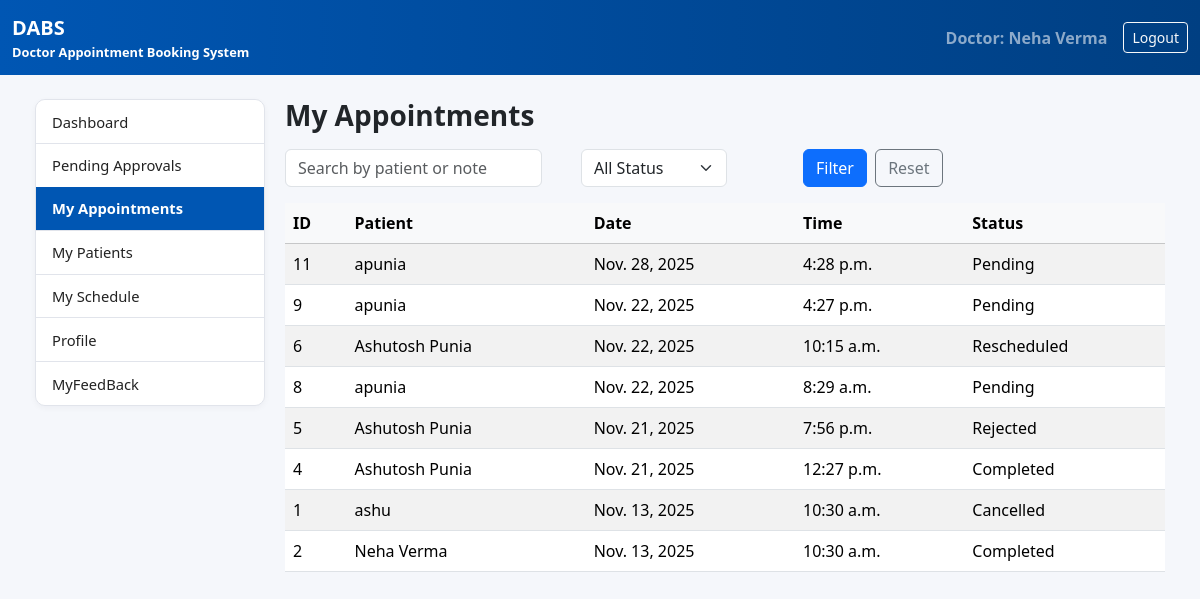
The page /dashboard/doctor/appointments/ (signed in) on the database its author committed.
### booking/models.py (models this page shows, shortened)
class Appointment(models.Model):
    STATUS_CHOICES = [
        ('Pending', 'Pending'),
        ('Approved', 'Approved'),
        ('Rescheduled', 'Rescheduled'),
        ('Cancelled', 'Cancelled'),
        ('Completed', 'Completed'),
        ('Rejected', 'Rejected'),
    ]
    patient = models.ForeignKey(
        User,
        on_delete=models.CASCADE,
        related_name='patient_appointments',
    )
    doctor = models.ForeignKey(
        DoctorProfile,
        on_delete=models.CASCADE,
        related_name='doctor_appointments',
    )
    department = models.CharField(max_length=100)
    hospital = models.CharField(max_length=120)
    date = models.DateField()
    time = models.TimeField()
    symptoms = models.TextField(blank=True)
    status = models.CharField(
        max_length=20,
        choices=STATUS_CHOICES,
        default='Pending',
    )
    created_at = models.DateTimeField(auto_now_add=True)
    updated_at = models.DateTimeField(auto_now=True)

### booking/views.py (the view, shortened to what this page needs)
# urls.py: path('dashboard/doctor/appointments/', views.doctor_appointments, name='doctor_appointments'),
@login_required
def doctor_appointments(request):
    try:
        doctor = DoctorProfile.objects.get(user=request.user)
    except DoctorProfile.DoesNotExist:
        return redirect("patient_dashboard")
    qs = Appointment.objects.filter(doctor=doctor)
    q = request.GET.get("q", "").strip()
    status = request.GET.get("status", "").strip()
    if status:
        qs = qs.filter(status=status)
    appointments = qs.order_by("-date", "-time")  # newest first
    context = {
        "appointments": appointments,
        "q": q,
        "status": status,
    }
    return render(request, "booking/doctor_appointments.html", context)

### booking/templates/booking/doctor_appointments.html (shortened to what this page needs)
{% extends "booking/doctor_base.html" %}
{% block content %}
<h3 class="fw-bold mb-3">My Appointments</h3>
<form class="row g-2 mb-3" method="get">
  <div class="col-md-4">
      <label>
          <input class="form-control" type="text" name="q"
                 placeholder="Search by patient or note" value="{{ q }}">
      </label>
  </div>
  <div class="col-md-3">
      <label>
          <select class="form-select" name="status">
            <option value="">All Status</option>
          </select>
      </label>
  </div>
  <div class="col-md-3">
    <button class="btn btn-primary">Filter</button>
    <a href="." class="btn btn-outline-secondary ms-1">Reset</a>
  </div>
</form>
<div class="table-responsive">
  <table class="table table-striped align-middle">
    <thead class="table-light">
      <tr>
        <th>ID</th>
        <th>Patient</th>
        <th>Date</th>
        <th>Time</th>
        <th>Status</th>
      </tr>
    </thead>
    <tbody>
    {% for appt in appointments %}
      <tr>
        <td>{{ appt.id }}</td>
        <td>{{ appt.patient.get_full_name|default:appt.patient.username }}</td>
        <td>{{ appt.date }}</td>
        <td>{{ appt.time }}</td>
        <td>{{ appt.status }}</td>
      </tr>
    {% empty %}
      <tr>
        <td colspan="5" class="text-muted">No appointments found for the selected filters.</td>
      </tr>
    {% endfor %}
    </tbody>
  </table>
</div>
{% endblock %}

### booking/templates/booking/doctor_base.html (shortened to what this page needs)
{% load static %}
<!DOCTYPE html>
<html lang="en">
<head>
  <link
      href="https://cdn.jsdelivr.net/npm/bootstrap@5.3.3/dist/css/bootstrap.min.css"
      rel="stylesheet"
>
  <link rel="stylesheet" href="{% static 'booking/dashboard.css' %}">
</head>
<body>
<nav class="navbar navbar-expand-lg navbar-dark dabs-topbar">
  <div class="container-fluid">
    <span class="navbar-brand">
      <strong>DABS</strong>
      <small class="d-block" style="font-size: 0.8rem;">
        Doctor Appointment Booking System
      </small>
    </span>
    <span class="navbar-text ms-auto me-3">
      Doctor:
      {{ request.user.get_full_name|default:request.user.username }}
    </span>
    <a href="{% url 'logout' %}" class="btn btn-outline-light btn-sm">
      Logout
    </a>
  </div>
</nav>
<div class="dabs-shell">
  <div class="dabs-dashboard-layout">
    <div class="dashboard-sidebar list-group">
      <a href="/dashboard/doctor/"
         class="list-group-item {% if request.path == '/dashboard/doctor/' %}active{% endif %}">
        Dashboard
      </a>
      <a href="/dashboard/doctor/approvals/"
         class="list-group-item {% if request.path == '/dashboard/doctor/approvals/' %}active{% endif %}">
        Pending Approvals
      </a>
      <a href="/dashboard/doctor/appointments/"
         class="list-group-item {% if request.path == '/dashboard/doctor/appointments/' %}active{% endif %}">
        My Appointments
      </a>
      <a href="/dashboard/doctor/patients/"
         class="list-group-item {% if request.path == '/dashboard/doctor/patients/' %}active{% endif %}">
        My Patients
      </a>
      <a href="/dashboard/doctor/schedule/"
         class="list-group-item {% if request.path == '/dashboard/doctor/schedule/' %}active{% endif %}">
        My Schedule
      </a>
     <a href="{% url 'doctor_profile' %}"
   class="list-group-item {% if request.path == '/dashboard/doctor/profile/' %}active{% endif %}">
  Profile
</a>
<a href="{% url 'feedback_list' %}"
   class="list-group-item {% if request.path == '/dashboard/doctor/feedback/' %}active{% endif %}">
  MyFeedBack
</a>
    </div>
    <main class="dashboard-main">
      {% block content %}{% endblock %}
    </main>
  </div>
</div>
</body>
</html>

### booking/static/booking/dashboard.css (style rules this page uses)
:root { --dabs-blue: #0056b3; --dabs-blue-dark: #003f82; --dabs-bg: #f5f7fb; --dabs-border: #e1e4eb; --dabs-text-main: #222; --dabs-text-muted: #6c757d; --dabs-card-shadow: 0 2px 6px rgba(15, 23, 42, 0.04); }
html, body { height: 100%; }
body { background-color: var(--dabs-bg); display: flex; flex-direction: column; min-height: 100vh; }
.dabs-shell { max-width: 1200px; margin: 0 auto; padding: 1.5rem 1rem 2.5rem; }
.dabs-topbar { background: linear-gradient(90deg, var(--dabs-blue), var(--dabs-blue-dark)); color: #fff; }
.dabs-topbar .navbar-brand, .dabs-topbar .navbar-text { font-weight: 600; }
.dabs-topbar .container, .dabs-topbar .container-fluid { max-width: 1200px; }
.dabs-dashboard-layout { display: flex; align-items: flex-start; gap: 1.25rem; }
.dashboard-sidebar { width: 230px; flex-shrink: 0; background-color: #ffffff; border-radius: 10px; border: 1px solid var(--dabs-border); box-shadow: var(--dabs-card-shadow); overflow-y: auto; align-self: flex-start !important; }
.dashboard-sidebar .list-group-item { border: 0; border-bottom: 1px solid var(--dabs-border); padding: 0.65rem 1rem; font-size: 0.92rem; color: var(--dabs-text-main); background-color: #ffffff; }
.dashboard-sidebar .list-group-item:last-child { border-bottom: none; }
.dashboard-sidebar .list-group-item.active, .dashboard-sidebar .list-group-item.active:focus, .dashboard-sidebar .list-group-item.active:hover { background-color: var(--dabs-blue); color: #ffffff; font-weight: 600; }
.dashboard-main { flex: 1; min-width: 55em; }

### rows shown on the page
Appointment: id "11", patient.get_full_name "apunia", date "Nov. 28, 2025", time "4:28 p.m.", status "Pending"
Appointment: id "9", patient.get_full_name "apunia", date "Nov. 22, 2025", time "4:27 p.m.", status "Pending"
Appointment: id "6", patient.get_full_name "Ashutosh Punia", date "Nov. 22, 2025", time "10:15 a.m.", status "Rescheduled"
Appointment: id "8", patient.get_full_name "apunia", date "Nov. 22, 2025", time "8:29 a.m.", status "Pending"
Appointment: id "5", patient.get_full_name "Ashutosh Punia", date "Nov. 21, 2025", time "7:56 p.m.", status "Rejected"
Appointment: id "4", patient.get_full_name "Ashutosh Punia", date "Nov. 21, 2025", time "12:27 p.m.", status "Completed"
Appointment: id "1", patient.get_full_name "ashu", date "Nov. 13, 2025", time "10:30 a.m.", status "Cancelled"
Appointment: id "2", patient.get_full_name "Neha Verma", date "Nov. 13, 2025", time "10:30 a.m.", status "Completed"

### other values the page prints
{{ request.user.get_full_name|default:request.user.username }} "Neha Verma"
